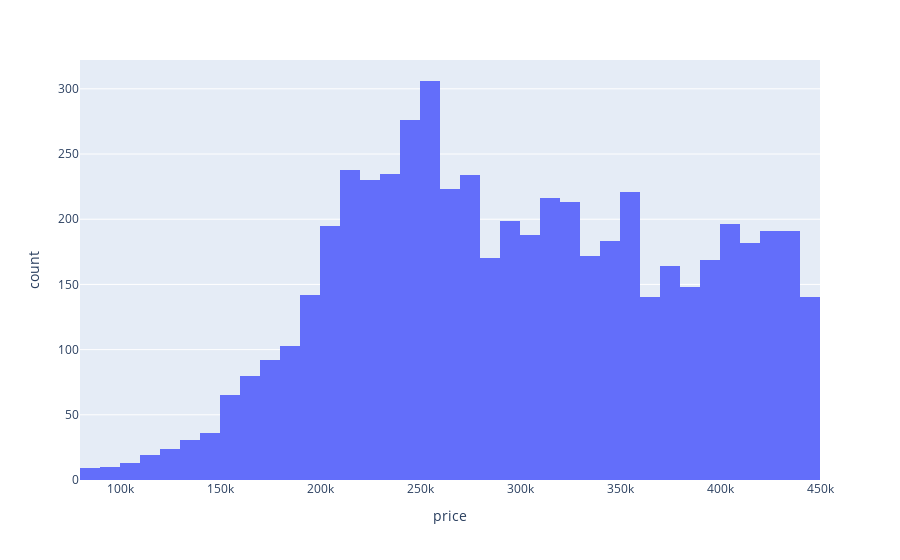

The cell this chart's notebook holds for it:
### Code cell
px.histogram(df_buy, 'price')

### Figure 1 — Plotly figure (JSON) as saved in the notebook; plotly's stock layout.template omitted (floating-point values rounded to 4 significant figures; data arrays with more than 128 entries replaced by an {"elided": "..."} marker saying what was removed)
{"data": [{"alignmentgroup": "True", "bingroup": "x", "hovertemplate": "price=%{x}<br>count=%{y}<extra></extra>", "legendgroup": "", "marker": {"color": "#636efa", "pattern": {"shape": ""}}, "name": "", "offsetgroup": "", "orientation": "v", "showlegend": false, "type": "histogram", "x": {"elided": "5644 int values"}, "xaxis": "x", "yaxis": "y"}], "layout": {"barmode": "relative", "legend": {"tracegroupgap": 0}, "margin": {"t": 60}, "xaxis": {"anchor": "y", "domain": [0, 1], "title": {"text": "price"}}, "yaxis": {"anchor": "x", "domain": [0, 1], "title": {"text": "count"}}}}
